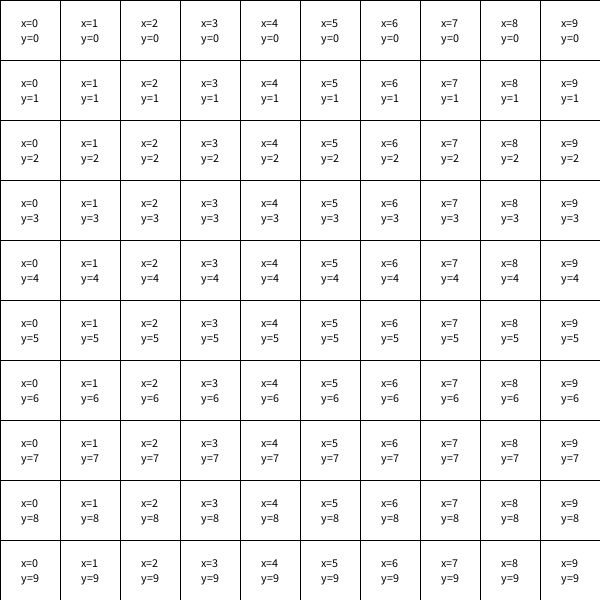
Frame 1 (no input)
Frame 60 (the mouse pressed at the canvas centre just before this capture): identical to frame 1, image omitted
Frame 120 (the mouse held since frame 60 and released just before this capture): identical to frame 1, image omitted

The Processing sketch that drew this single still picture (run headless with seeded random() and noise(); from frame 60 on, the mouse is pressed at the canvas centre):

// Processing sketch: ej14d_grillas_indices_mouse
// ── ej14d_grillas_indices_mouse.pde

// grillas y mas grillas

int c = 10;  //cantidad de celdas
int t;       //tamaño de las celdas

void setup() {
  size( 600, 600 );
  textAlign( CENTER, CENTER );
  
  t = width / c;
  
  surface.setLocation(800,-800);
}

void draw() {

  for ( int x = 0; x < c; x ++ ) {
    for ( int y = 0; y < c; y ++ ) {
      
      //posicion del mouse
      if( mouseX > x*t && mouseX < x*t+t && mouseY > y*t && mouseY < y*t+t )
        fill( 0 );
      else
        fill( 255 );
      //dibujo mi grilla
      rect( x*t, y*t, t, t );
      //visualizo mis indices :)
      fill( 0 );
      text( "x="+x + "\ny=" + y, x*t+t/2, y*t+t/2 );
    }
  }
}
